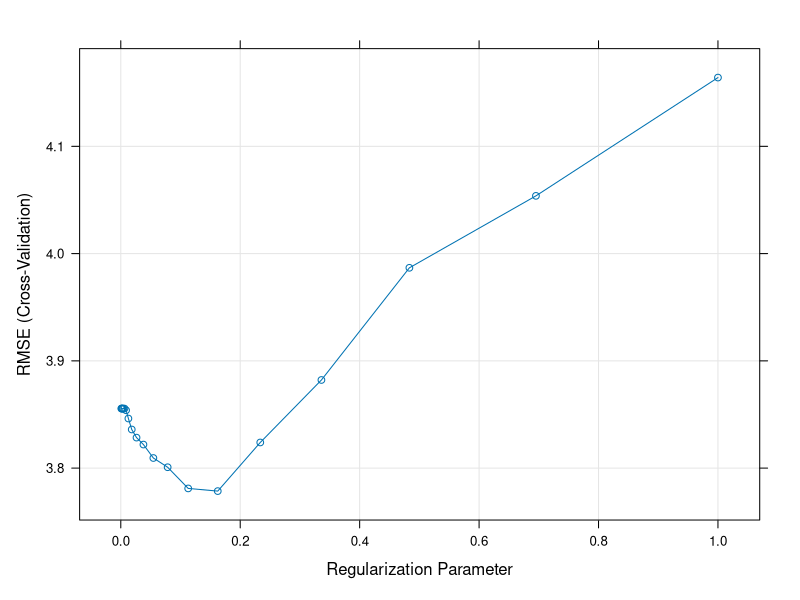
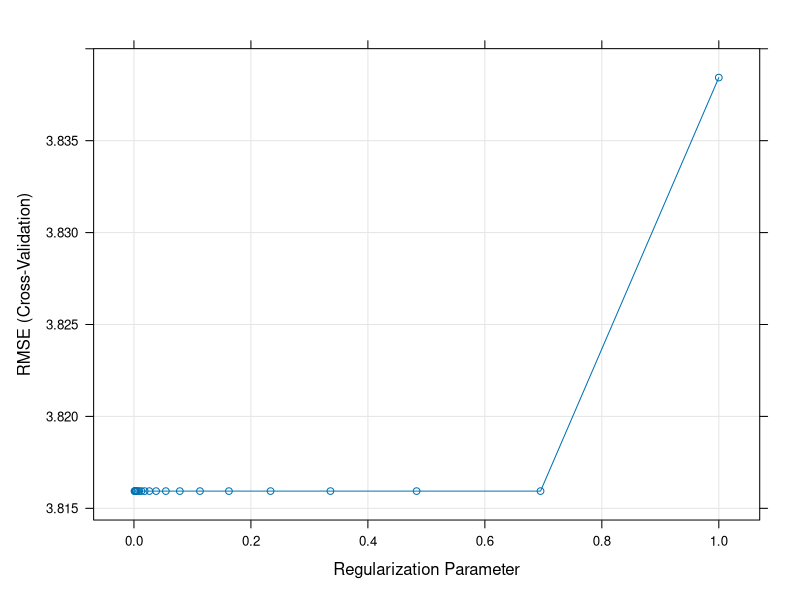

Write the R code that produced these figures, in order.
## ---- chunk 1
library(caret)
library(glmnet)
## ---- chunk 2
d_train <- read.csv("california_housing_train.csv")
d_test <- read.csv("california_housing_test.csv")
## ---- chunk 3
str(d_train)
summary(d_train$medv)
## ---- chunk 4
set.seed(123)

ctrl <- trainControl(
  method = "cv",
  number = 5
)

lasso_grid <- expand.grid(
  alpha  = 1,
  lambda = 10^seq(-3, 0, length = 20)
)

lasso_fit <- train(
  medv ~ .,
  data      = d_train,
  method    = "glmnet",
  trControl = ctrl,
  tuneGrid  = lasso_grid
)
## ---- chunk 5
lasso_fit
lasso_fit$bestTune
coef(lasso_fit$finalModel, lasso_fit$bestTune$lambda)
## ---- chunk 6
plot(lasso_fit)
## ---- chunk 7
pred_lasso <- predict(lasso_fit, newdata = d_test)
mse_lasso <- mean((d_test$medv - pred_lasso)^2)
mse_lasso
## ---- chunk 8
set.seed(123)

ridge_grid <- expand.grid(
  alpha  = 0,
  lambda = 10^seq(-3, 0, length = 20)
)

ridge_fit <- train(
  medv ~ .,
  data      = d_train,
  method    = "glmnet",
  trControl = ctrl,
  tuneGrid  = ridge_grid
)
## ---- chunk 9
ridge_fit$bestTune
coef(ridge_fit$finalModel, ridge_fit$bestTune$lambda)
## ---- chunk 10
plot(ridge_fit)
## ---- chunk 11
pred_ridge <- predict(ridge_fit, newdata = d_test)
mse_ridge <- mean((d_test$medv - pred_ridge)^2)
mse_ridge
## ---- chunk 12
elastic_grid <- expand.grid(
  alpha  = seq(0, 1, by = 0.25),
  lambda = 10^seq(-3, 1, length = 20)
)
